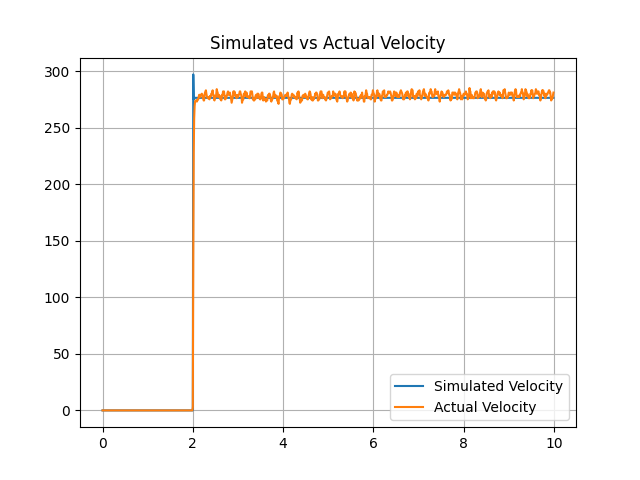

The Python source for this figure:
import matplotlib.pyplot as plt
import os
import dynamixel_sdk as dxl
import time
import csv
import numpy as np

# Protocol version and Dynamixel settings
PROTOCOL_VERSION = 2.0
DXL_ID = 1
BAUDRATE = 57600
DEVICENAME = 'COM10'
ADDR_PRO_GOAL_PWM = 100
ADDR_PRO_TORQUE_ENABLE = 64
ADDR_PRESENT_VELOCITY = 128
TORQUE_ENABLE = 1
TORQUE_DISABLE = 0
MAX_VOLTAGE = 12.2
MAX_PWM = 885

# Initialize timing and velocity variables
t = 0
previous_velocity = 0
current_velocity = 0
step_time = 2  # Time at which the voltage steps up

# Create time array and step voltage array
total_time = 10  # Total duration of the experiment
dt = 0.01  # Time step for simulation
times = np.arange(0, total_time, dt)
voltages = np.zeros_like(times)
voltages[times >= step_time] = MAX_VOLTAGE
pwms = np.round(voltages / MAX_VOLTAGE * MAX_PWM).astype(int)

# Initialize PortHandler and PacketHandler
portHandler = dxl.PortHandler(DEVICENAME)
packetHandler = dxl.PacketHandler(PROTOCOL_VERSION)

# Open port and set baudrate
if not portHandler.openPort():
    print("Failed to open the port")
    quit()
if not portHandler.setBaudRate(BAUDRATE):
    print("Failed to change the baudrate")
    quit()

# Enable Dynamixel Torque
dxl_comm_result, dxl_error = packetHandler.write1ByteTxRx(portHandler, DXL_ID, ADDR_PRO_TORQUE_ENABLE, TORQUE_ENABLE)
if dxl_comm_result != dxl.COMM_SUCCESS:
    print("%s" % packetHandler.getTxRxResult(dxl_comm_result))
    portHandler.closePort()
    quit()

# Data collection
sim_time = []
sim_velocity = []
actual_velocity = []
data = []

prev_time = time.time()
try:
    for time_point, voltage, pwm in zip(times, voltages, pwms):
        dxl_comm_result, dxl_error = packetHandler.write2ByteTxRx(portHandler, DXL_ID, ADDR_PRO_GOAL_PWM, pwm)
        if dxl_comm_result != dxl.COMM_SUCCESS:
            print("Failed to set PWM")
            continue
        
        dxl_present_velocity, dxl_comm_result, dxl_error = packetHandler.read4ByteTxRx(portHandler, DXL_ID, ADDR_PRESENT_VELOCITY)
        if dxl_comm_result != dxl.COMM_SUCCESS:
            print("Failed to read velocity")
            continue
        
        actual_velocity.append(dxl_present_velocity)
        sim_time.append(time_point)
        data.append([time_point, voltage, dxl_present_velocity, current_velocity])
        sim_velocity.append(current_velocity)
        current_time = time.time()
        dt = current_time - prev_time
        prev_time = current_time
        current_velocity = previous_velocity + dt*(-22.37*previous_velocity + 506.7*voltage)
        previous_velocity = current_velocity
        
        time.sleep(0.01)  # Sampling delay
finally:
    dxl_comm_result, dxl_error = packetHandler.write2ByteTxRx(portHandler, DXL_ID, ADDR_PRO_GOAL_PWM, 0) # stop the motor
    portHandler.closePort()

# Plot results
plt.plot(sim_time, sim_velocity, label='Simulated Velocity')
plt.plot(sim_time, actual_velocity, label='Actual Velocity')
plt.title('Simulated vs Actual Velocity')
plt.legend()
plt.grid(True)
plt.show()

# Save data to CSV
with open('motor_model_validation_step_input.csv', 'w', newline='') as file:
    writer = csv.writer(file)
    writer.writerow(["Time", "Voltage", "Actual Velocity", "Simulated Velocity"])
    writer.writerows(data)
